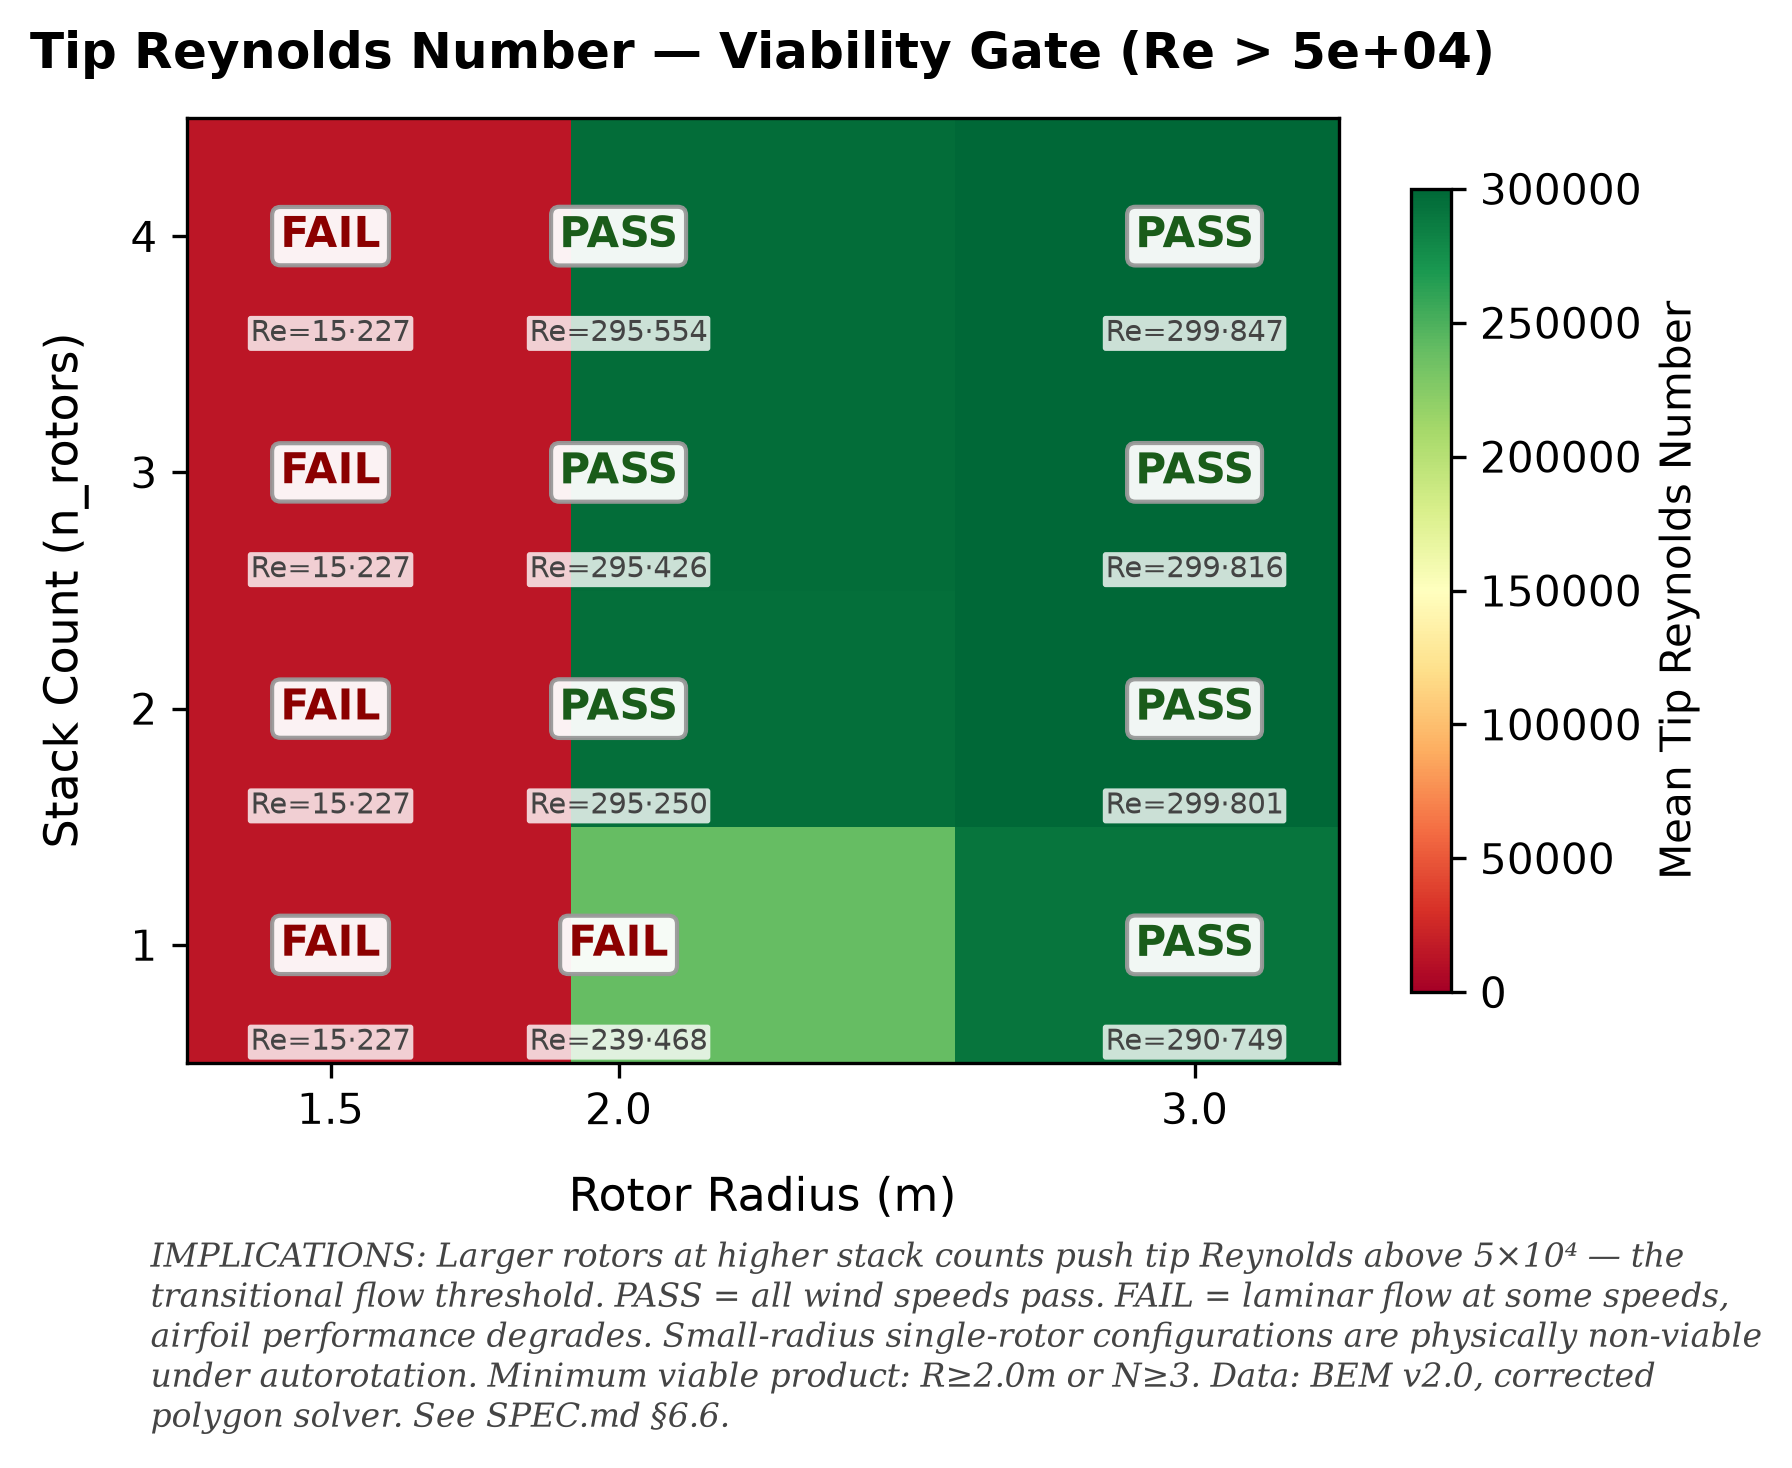

This figure's Python source:
#!/usr/bin/env python3
"""bem-legacy-feasibility-radius: Tip Reynolds number heatmap by (radius, N).

Reads ../../bem_full_sweep.tsv, computes mean tip Reynolds per (radius, n_rotors)
cell, annotates pass/fail per Re > 5e4 viability gate.
"""
import csv, numpy as np
from collections import defaultdict
import matplotlib
matplotlib.use("Agg")
import matplotlib.pyplot as plt

# ── Load ───────────────────────────────────────────────────────────────────
rows = []
with open("../../bem_full_sweep.tsv") as f:
    for row in csv.DictReader(f, delimiter="\t"):
        rows.append({
            "radius": float(row["radius"]),
            "n_rotors": int(row["n_rotors"]),
            "profile": row["profile"],
            "tip_speed_bem": float(row["tip_speed_bem"]),
            "anchor_tension": float(row["anchor_tension"]),
        })

# ── Aggregate by (radius, n_rotors) ────────────────────────────────────────
cells = defaultdict(list)
for r in rows:
    key = (r["radius"], r["n_rotors"])
    # Compute tip Reynolds: Re = ρ * v_tip * chord / μ
    re_val = 1.225 * r["tip_speed_bem"] * 0.15 / 1.81e-5
    cells[key].append(re_val)

radii_sorted = sorted(set(r["radius"] for r in rows))
counts_sorted = sorted(set(r["n_rotors"] for r in rows))
RE_LIMIT = 5e4  # transitional flow threshold

# Build matrices
re_mean = np.zeros((len(counts_sorted), len(radii_sorted)))
re_pass = np.zeros((len(counts_sorted), len(radii_sorted)), dtype=bool)
for ci, n in enumerate(counts_sorted):
    for ri, rad in enumerate(radii_sorted):
        vals = cells.get((rad, n), [])
        if vals:
            re_mean[ci, ri] = np.mean(vals)
            re_pass[ci, ri] = all(v >= RE_LIMIT for v in vals)
        else:
            re_mean[ci, ri] = np.nan
            re_pass[ci, ri] = False

# ── Plot ───────────────────────────────────────────────────────────────────
fig, ax = plt.subplots(figsize=(6, 5))
fig.patch.set_facecolor("white")

vmin = 0
vmax = 300000
im = ax.imshow(re_mean, cmap="RdYlGn", aspect="auto", origin="lower",
               vmin=vmin, vmax=vmax,
               extent=[radii_sorted[0]-0.25, radii_sorted[-1]+0.25,
                       counts_sorted[0]-0.5, counts_sorted[-1]+0.5])

# Annotate ✓/✗
for ci, n in enumerate(counts_sorted):
    for ri, rad in enumerate(radii_sorted):
        if not np.isnan(re_mean[ci, ri]):
            ok = re_pass[ci, ri]
            ax.text(rad, n, "PASS" if ok else "FAIL",
                    ha="center", va="center",
                    fontsize=10, fontweight="bold",
                    color="#1a5c1a" if ok else "#8b0000",
                    bbox=dict(boxstyle="round,pad=0.2", facecolor="white",
                              edgecolor="#999999", alpha=0.95))
            re_val = int(re_mean[ci, ri])
            ax.text(rad, n - 0.35, f"Re={re_val:,}".replace(",", "·"),
                    ha="center", va="top", fontsize=7, color="#444444",
                    bbox=dict(boxstyle="round,pad=0.1", facecolor="white",
                              edgecolor="none", alpha=0.8))

cbar = fig.colorbar(im, ax=ax, label="Mean Tip Reynolds Number", shrink=0.85)
ax.set_xticks(radii_sorted)
ax.set_yticks(counts_sorted)
ax.set_xlabel("Rotor Radius (m)", fontsize=11, labelpad=10)
ax.set_ylabel("Stack Count (n_rotors)", fontsize=11, labelpad=10)
ax.set_title(f"Tip Reynolds Number — Viability Gate (Re > {RE_LIMIT:.0e})",
             fontsize=12, fontweight="bold", pad=12)

# ── Implications caption ───────────────────────────────────────────────────
caption = (
    "IMPLICATIONS: Larger rotors at higher stack counts push tip Reynolds "
    "above 5×10⁴ — the transitional flow threshold. PASS = all wind speeds pass. "
    "FAIL = laminar flow at some speeds, airfoil performance degrades. "
    "Small-radius single-rotor configurations are physically non-viable "
    "under autorotation. Minimum viable product: R≥2.0m or N≥3. "
    "Data: BEM v2.0, corrected polygon solver. See SPEC.md §6.6."
)
caption_text = fig.text(0.10, 0.02, caption, fontsize=8, color="#444444",
                         ha="left", va="bottom", style="italic", family="serif",
                         wrap=True)

plt.subplots_adjust(left=0.12, right=0.92, top=0.90, bottom=0.27)
fig.savefig("bem-legacy-feasibility-radius.png", dpi=300,
            facecolor="white", edgecolor="none",
            bbox_extra_artists=[caption_text], bbox_inches="tight")
fig.savefig("bem-legacy-feasibility-radius.pdf",
            facecolor="white", edgecolor="none",
            bbox_extra_artists=[caption_text], bbox_inches="tight")
plt.close()

print("bem-legacy-feasibility-radius.png + .pdf generated")
print(f"  {len(radii_sorted)} radii × {len(counts_sorted)} counts = "
      f"{np.sum(~np.isnan(re_mean))} cells")
